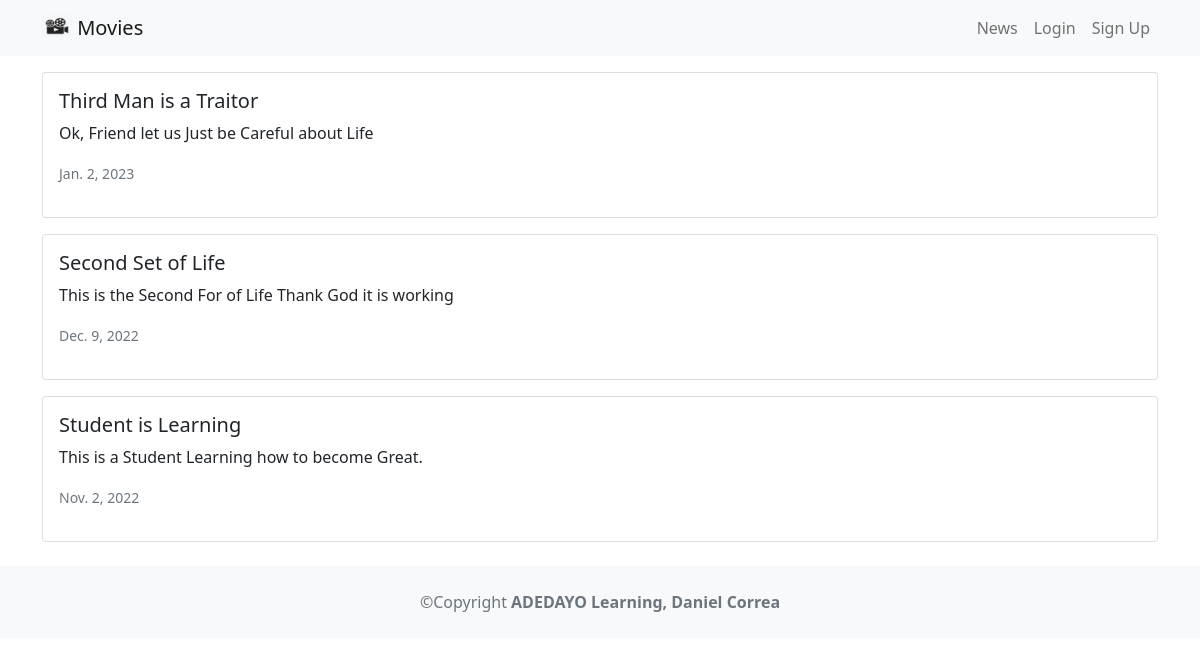
Page /news/ on the committed database.
### news/models.py (models this page shows, shortened)
class News(models.Model):#Model is Mother class
    headline = models.CharField(max_length= 200)
    body = models.TextField()
    date = models.DateField()

### news/views.py (the view)
# urls.py: path('news/', include('news.urls')),
def news(request):
    newss = News.objects.all().order_by('-date')
    return render(request, 'news.html', {'newss':newss})

### news/template/news.html
{% extends 'base.html' %} {% block content %} {% for news in newss %}
<div class="card mb-3">
  <div class="row g-0">
    <div>
      <div class="card-body">
        <h5 class="card-title">{{news.headline}}</h5>
        <p class="card-text">{{news.body}}</p>
        <p class="card-test">
          <small class="text-muted"> {{news.date}} </small>
        </p>
      </div>
    </div>
  </div>
</div>
{% endfor %} {% endblock content %}

### rows in the picture
News: headline "Third Man is a Traitor", body "Ok, Friend let us Just be Careful about Life", date "Jan. 2, 2023"
News: headline "Second Set of Life", body "This is the Second For of Life Thank God it is working", date "Dec. 9, 2022"
News: headline "Student is Learning", body "This is a Student Learning how to become Great.", date "Nov. 2, 2022"
